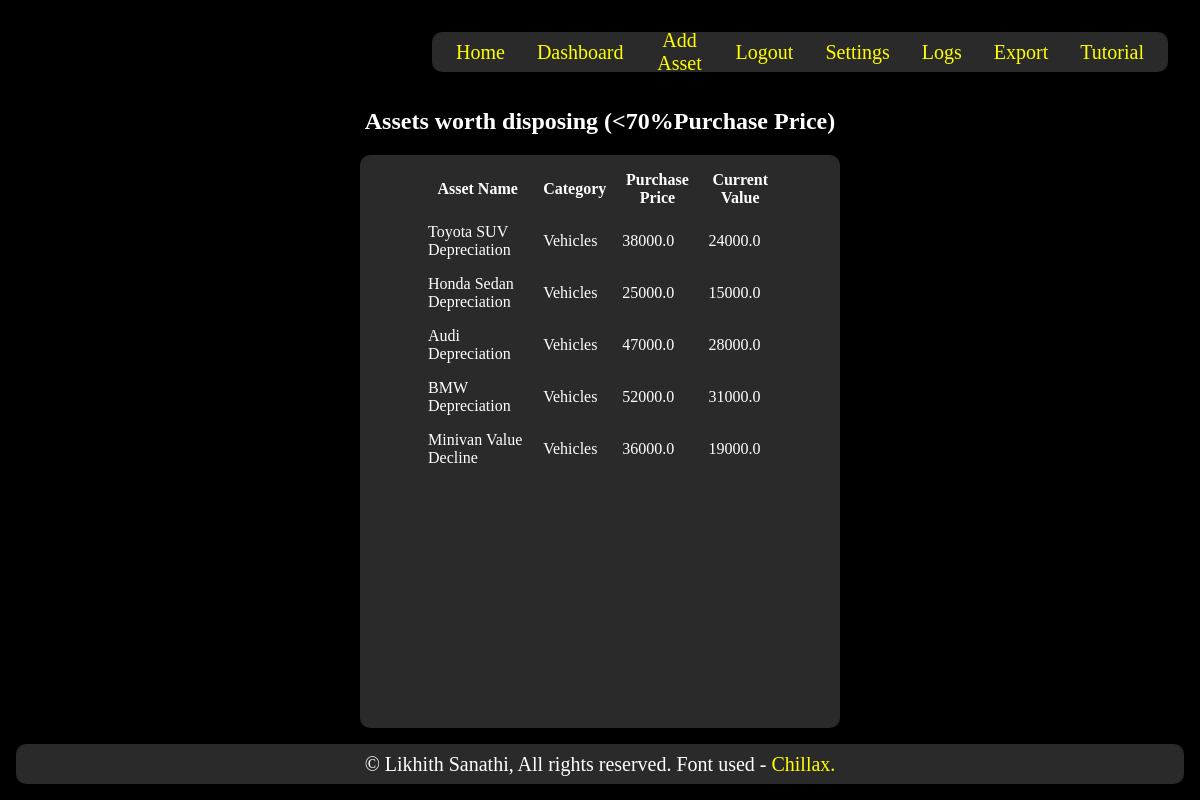
/insights (signed in), run on the app's committed database.
### tables this page shows
CREATE TABLE delta (
    id INTEGER PRIMARY KEY AUTOINCREMENT,
    asset_id INTEGER NOT NULL,
    name TEXT NOT NULL,
    old_value FLOAT NOT NULL,
    new_value FLOAT NOT NULL,
    delta FLOAT NOT NULL,
    date DATE NOT NULL,
    delta_type TEXT NOT NULL CHECK(delta_type IN('depreciation','appreciation')),
    FOREIGN KEY (asset_id) references assets(id)
    );

CREATE TABLE assets (
    id INTEGER PRIMARY KEY AUTOINCREMENT,
    user_id INTEGER NOT NULL,
    name TEXT NOT NULL,
    category TEXT NOT NULL,
    purchase_price REAL NOT NULL,
    current_value REAL NOT NULL,
    quantity INTEGER NOT NULL,
    purchase_date DATE NOT NULL,
    is_deleted INTEGER DEFAULT 0 NOT NULL,
    FOREIGN KEY (user_id) REFERENCES users(id)
        );

### app.py (the view)
@app.route('/insights', methods=['GET', 'POST'])
@login_required
def insights():
    db = get_db()
    user_id = session.get('user_id')
    depr_advice = db.execute('''SELECT *
                                FROM delta AS d
                                JOIN assets AS a ON d.asset_id = a.id
                                WHERE a.user_id = ?
                                AND d.delta_type = 'depreciation'
                                AND a.is_deleted = 0
                                AND d.id = (
                                    SELECT MAX(d2.id)
                                    FROM delta AS d2
                                    WHERE d2.asset_id = d.asset_id
                                    AND d2.delta_type = 'depreciation'
                                )
                                 AND a.current_value < (a.purchase_price * 0.7);''',(user_id,)).fetchall()
    return render_template('insights.html', depr_advice=depr_advice, title='Insights')

### app.py (called while the page is built)
@app.before_request
def load_logged_in_user():
    g.user = session.get('user_id', None)

def login_required(view):
    @wraps(view)
    def wrapped_view(*args, **kwargs):
        if g.user is None:
            return redirect(url_for('login', next=request.url))
        return view(*args,**kwargs)
    return wrapped_view

### database.py (called while the page is built)
def get_db():
    if "db" not in g:
        g.db = sqlite3.connect(DATABASE,
            detect_types=sqlite3.PARSE_DECLTYPES
        )
        g.db.row_factory = sqlite3.Row
    return g.db

### templates/insights.html
{% extends 'base.html' %}
{% block body_id %}insights{% endblock %}
{% block nav %}
<a href="{{ url_for('index') }}">Home</a>
<a href="{{ url_for('dashboard') }}">Dashboard</a>
<a href="{{ url_for('add_asset') }}">Add Asset</a>
<a href="{{ url_for('logout') }}">Logout</a>
<a href="{{ url_for('settings')}}">Settings</a>
<a href="{{ url_for('logs')}}">Logs</a>
<a href="{{ url_for('export')}}">Export</a>
<a href="{{ url_for('tutorial')}}">Tutorial</a>
{% endblock %}
{% block content %}
<h2>Assets worth disposing (<70%Purchase Price)</h2>
<div>
    <table>
        <tr>
            <th>Asset Name</th>
            <th>Category</th>
            <th>Purchase Price</th>
            <th>Current Value</th>
        </tr>
        {% for asset in depr_advice %}
        <tr>
            <td>{{ asset.name }}</td>
            <td>{{ asset.category }}</td>
            <td>{{ asset.purchase_price }}</td>
            <td>{{ asset.current_value }}</td>
        </tr>
        {% endfor %}
    </table>
</div>
{% endblock %}

### templates/base.html (shortened to what this page needs)
<!DOCTYPE html>
<html>
    <head>
        <link rel="stylesheet" href="{{ url_for('static', filename='css/styles.css')}}">
    </head>
    <body id="{% block body_id %}{% endblock %}" class="{% block body_class %}{% endblock %}">
        <nav>
            {% block nav %}
            {% endblock %}
        </nav>
        <main>
            {% block content %}
            {% endblock %}
        </main>
        <footer>
            <p>&copy; Likhith Sanathi, All rights reserved. Font used - <a href='https://www.fontshare.com/fonts/chillax'>Chillax. </a></p>
        </footer>
    </body>
</html>

### static/css/styles.css (style rules this page uses)
:root { --text-color: rgb(255, 255, 255); --background-color: rgb(0, 0, 0); --foreground-color: rgba(141, 141, 141, 0.3); --input-color: rgb(198, 198, 198); --submit: rgb(47, 47, 47); }
body, p, a { font-family: chillax-regular; text-decoration: none; color: var(--text-color); text-align: center; }
body { display: flex; flex-direction: column; margin: 0px; height: 100vh; justify-content: space-between; }
nav a, form a, table a, footer a { color: yellow; }
th, td { padding: 0.5rem; text-align: left; min-width: 100%; }
th { text-align: center; }
html { background-color: var(--background-color); }

### data on the page
delta: name "Toyota SUV Depreciation", category "Vehicles", purchase_price "38000.0", current_value "24000.0"
delta: name "Honda Sedan Depreciation", category "Vehicles", purchase_price "25000.0", current_value "15000.0"
delta: name "Audi Depreciation", category "Vehicles", purchase_price "47000.0", current_value "28000.0"
delta: name "BMW Depreciation", category "Vehicles", purchase_price "52000.0", current_value "31000.0"
delta: name "Minivan Value Decline", category "Vehicles", purchase_price "36000.0", current_value "19000.0"
